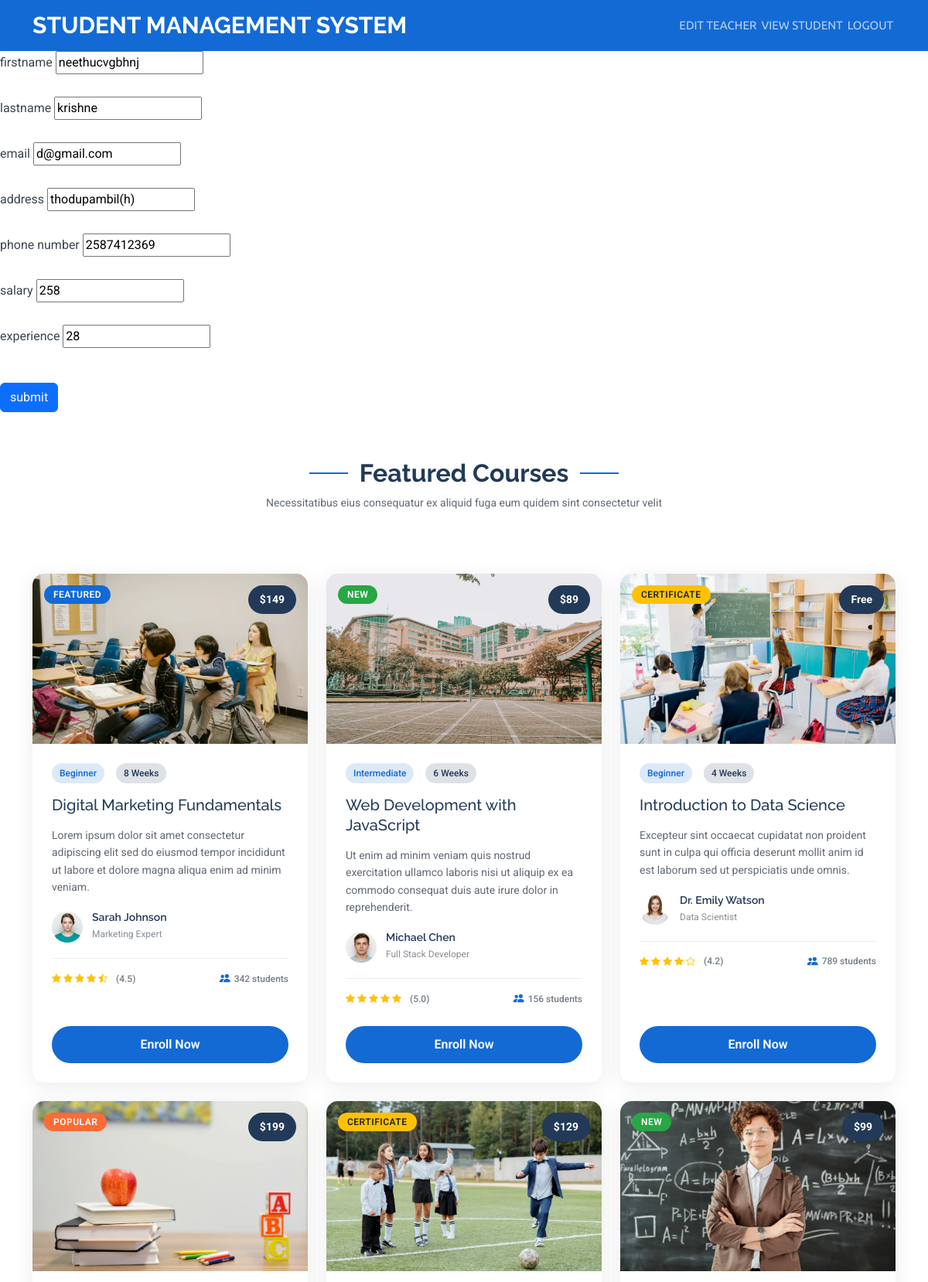
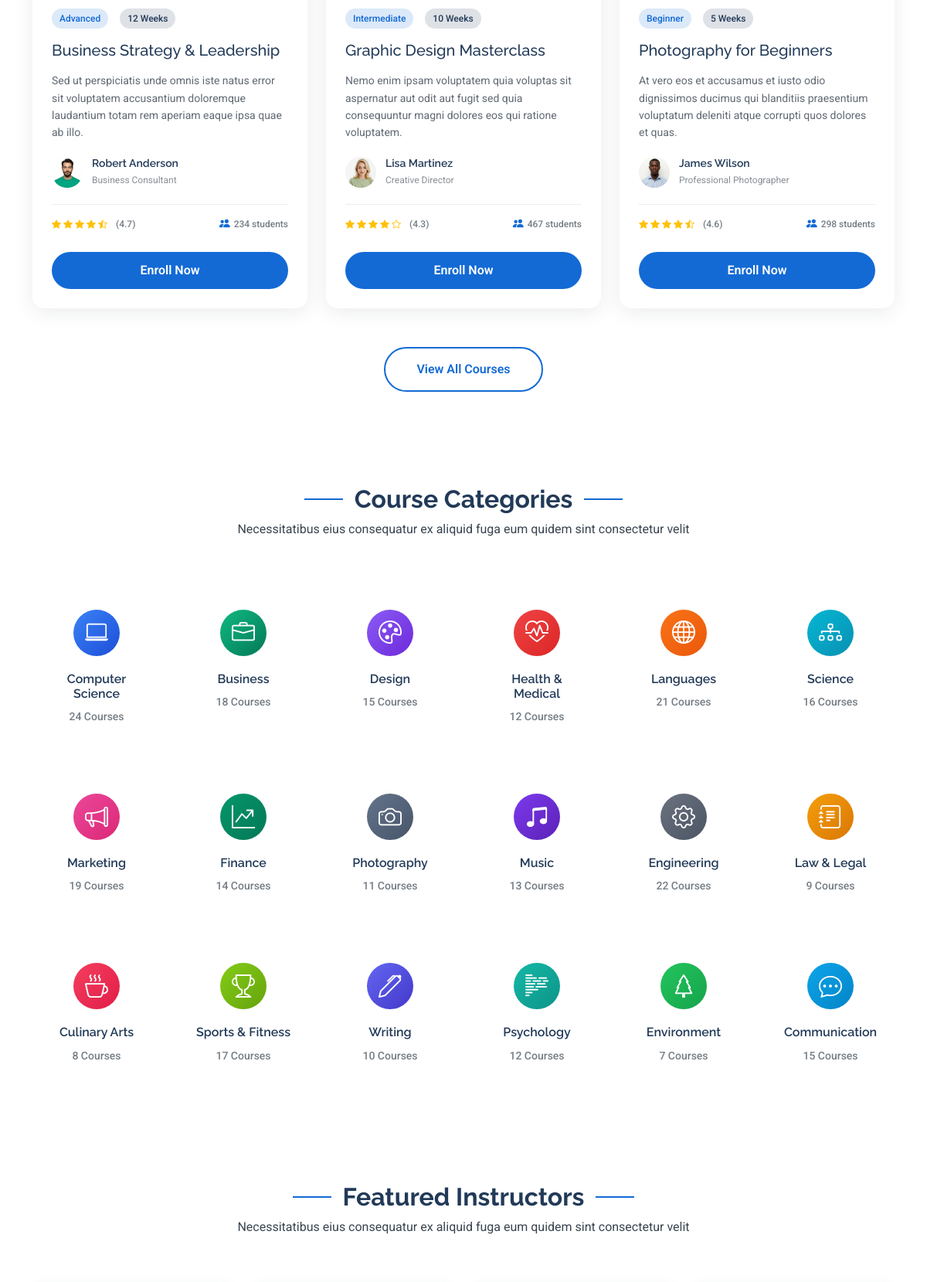
The app's page /editteacher (signed in, upper part) with its own data (2 pictures, top to bottom).
### sampleapp/models.py (models this page shows)
class User(AbstractUser):
    usertype=models.CharField(max_length=50)
    address=models.CharField(max_length=255,null=True)
    phone_number=models.IntegerField(null=True)

class Teacher(models.Model):
    teacher_id=models.ForeignKey(User,on_delete=models.CASCADE)
    salary=models.IntegerField()
    experience=models.IntegerField()

### sampleapp/views.py (the view)
# urls.py: path("editteacher",views.editteacher,name="editteacher"),
def editteacher(request):
   teach=request.session.get('teach_id')
   teacher=Teacher.objects.get(teacher_id=teach)
   user=User.objects.get(id=teach)
   return render(request,"editteacher.html",{"view": teacher,"data":user})

### sampleapp/templates/editteacher.html (shortened to what this page needs)
{% extends "teacherhome.html" %}
{% load static %}
   {% block content1 %}
    <form action="/updateteacher/{{view.id}}" method="post">
<label class="form-label">firstname</label>
      <input type="text" name="firstname"  id="" value="{{data.first_name}}" ><br> <br>
<label class="form-label">lastname</label>
      <input type="text" name="lastname"  id="" value="{{data.last_name}}"><br> <br>
<label class="form-label">email</label>
      <input type="email" name="email"  id="" value="{{data.email}}"><br> <br>
<label class="form-label">address</label>
      <input type="text" name="address"  id="" value="{{data.address}}"><br> <br>
<label class="form-label">phone number</label>
      <input type="number" name="phonenumber"  id="" value="{{data.phone_number}}"><br> <br>
<label class="form-label">salary</label>
      <input type="number" name="salary"  id="" value="{{view.salary}}"><br> <br>
<label class="form-label">experience</label>
      <input type="number" name="experience"  id="" value="{{view.experience}}"><br> <br>
      <input type="submit" value="submit" class="btn btn-primary mt-3">
    </form>
    {% endblock content1 %}

### records on screen
User: firstname "neethucvgbhnj", lastname "krishne", email "d@gmail.com", address "thodupambil(h)", phonenumber "2587412369"
Teacher: salary "258", experience "28"
